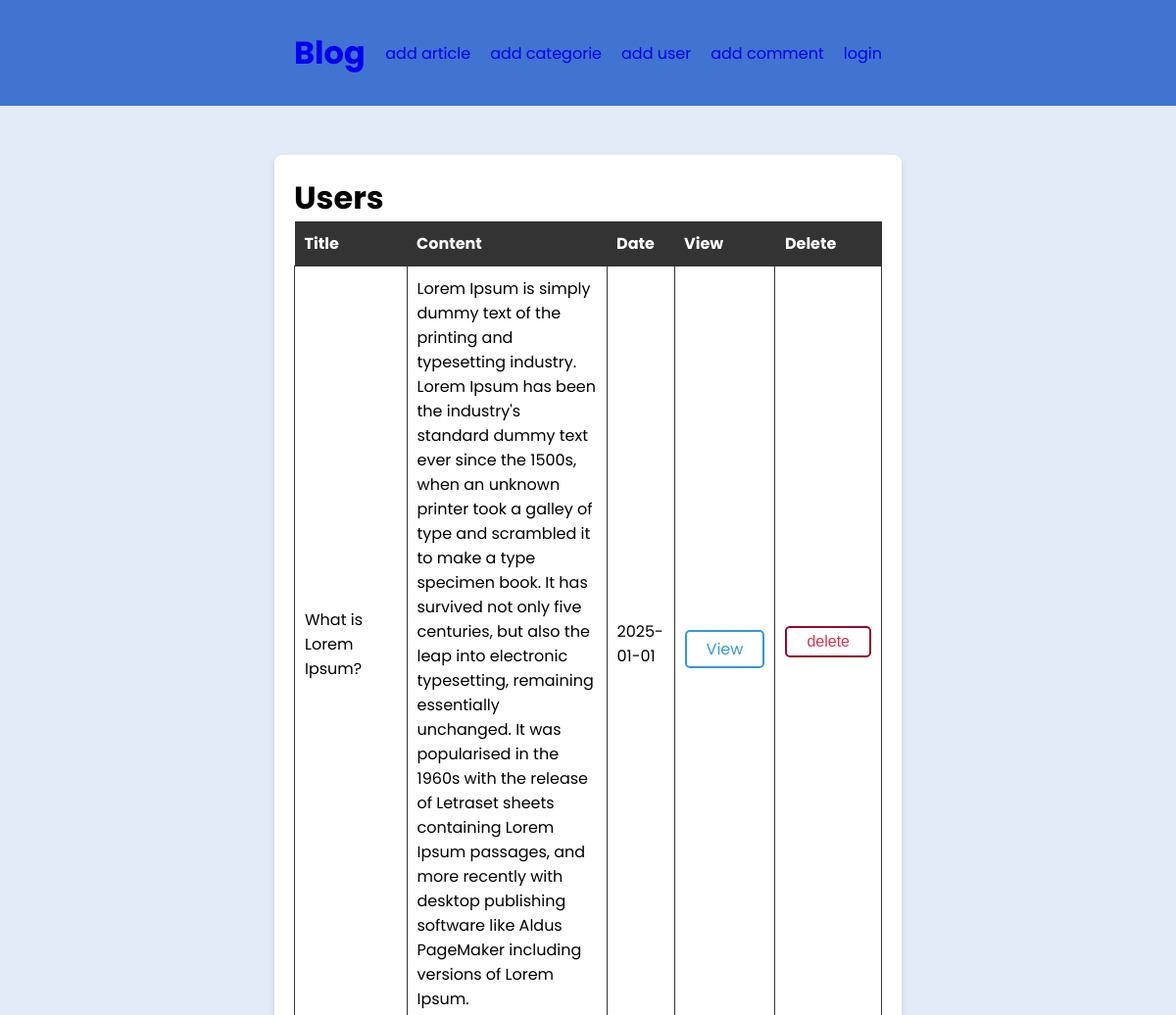
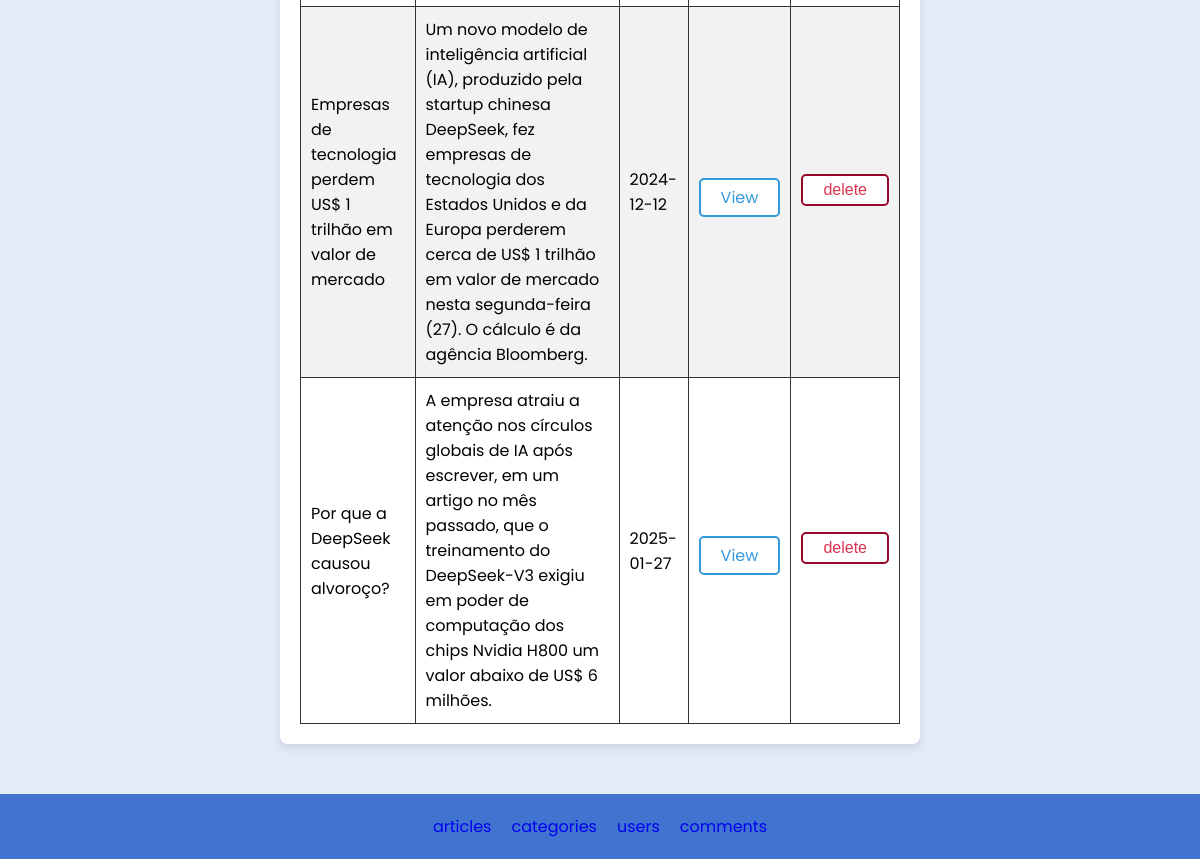
The app's page /article-index.php with its own data (2 pictures, top to bottom).
### tables this page shows
CREATE TABLE `articles` (
  `id` int(11) NOT NULL,
  `title` varchar(80) NOT NULL,
  `content` text NOT NULL,
  `date` date NOT NULL,
  `users_id` int(11) NOT NULL,
  `categories_id` int(11) NOT NULL
);

### classes/CRUD.php (called while the page is built, shortened)
<?php
class CRUD extends PDO
{
    public function select($table, $field = 'id', $order = 'ASC')
    {
        $sql = "SELECT * FROM $table ORDER BY $field $order";
        $stmt = $this->query($sql);
        return $stmt->fetchAll();
    }
}

### article-index.php (the view, shortened to what this page needs)
<?php
require_once('classes/CRUD.php');
$crud = new CRUD;
$select = $crud->select('articles', 'id', 'asc');
?>
<!DOCTYPE html>
<html lang="en">
<head>
    <link rel="stylesheet" href="css/style.css">
</head>
<body>
    <?php include 'includes/header.php'; ?>
    <main>
        <h1>Users</h1>
        <table>
            <thead>
                <tr>
                    <th>Title</th>
                    <th>Content</th>
                    <th>Date</th>
                    <th>View</th>
                    <th>Delete</th>
                </tr>
            </thead>
            <tbody>
                <?php
                foreach ($select as $row) {
                ?>
                    <tr>
                        <td><?= $row['title']; ?></td>
                        <td><?= $row['content']; ?></td>
                        <td><?= $row['date']; ?></td>
                        <td> <a href="article-show.php?id=<?= $row['id']; ?>" class="btn">View</a></td>
                        <td>
                            <form action="article-delete.php" method="post">
                                <input type="submit" class="btn red" value="delete">
                            </form>
                        </td>
                    </tr>
                <?php
                }
                ?>
            </tbody>
        </table>
    </main>
    <?php include 'includes/footer.php'; ?>
</body>
</html>

### css/style.css (style rules this page uses)
:root { --primary-color: rgb(65, 116, 209); }
* { margin: 0; padding: 0; }
a { text-decoration: none; }
body { font-family: "Poppins", sans-serif; margin: 0; padding: 0; background-color: rgba(65, 115, 209, 0.144); }
main { margin: 20px; background-color: #ffffff; padding: 20px; border-radius: 8px; box-shadow: 0 4px 8px rgba(0, 0, 0, 0.1); max-width: 50vw; margin: 50px auto; }
table { border-collapse: collapse; width: 100%; }
th { background-color: #333; color: #fff; text-align: left; padding: 10px; }
td { border: 1px solid #333; padding: 10px; }
tr:nth-child(even) { background-color: #f2f2f2; }
input, select { width: 100%; padding: 5px; margin-bottom: 15px; border: 1px solid #ccc; border-radius: 5px; }
.btn { margin-top: 10px; display: inline-block; padding: 5px 20px; font-size: 16px; text-align: center; text-decoration: none; cursor: pointer; border: 2px solid #3498db; color: #3498db; border-radius: 5px; background-color: #fff; transition: background-color 0.3s ease; }
.btn.red { border: 2px solid #98082a; color: #db3450; }

### records on screen
articles: title "What is Lorem Ipsum?", content "Lorem Ipsum is simply dummy text of the printing and typesetting industry. Lorem Ipsum has been the industry's standard dummy text ever since the 1500s, when an unknown printer took a galley of type and scrambled it to make a type specimen book. It has survived not only five centuries, but also the leap into electronic typesetting, remaining essentially unchanged. It was popularised in the 1960s with the release of Letraset sheets containing Lorem Ipsum passages, and more recently with desktop publishing software like Aldus PageMaker including versions of Lorem Ipsum.", date "2025-01-01"
articles: title "Empresas de tecnologia perdem US$ 1 trilhão em valor de mercado", content "Um novo modelo de inteligência artificial (IA), produzido pela startup chinesa DeepSeek, fez empresas de tecnologia dos Estados Unidos e da Europa perderem cerca de US$ 1 trilhão em valor de mercado nesta segunda-feira (27). O cálculo é da agência Bloomberg.", date "2024-12-12"
articles: title "Por que a DeepSeek causou alvoroço?", content "A empresa atraiu a atenção nos círculos globais de IA após escrever, em um artigo no mês passado, que o treinamento do DeepSeek-V3 exigiu em poder de computação dos chips Nvidia H800 um valor abaixo de US$ 6 milhões.", date "2025-01-27"
